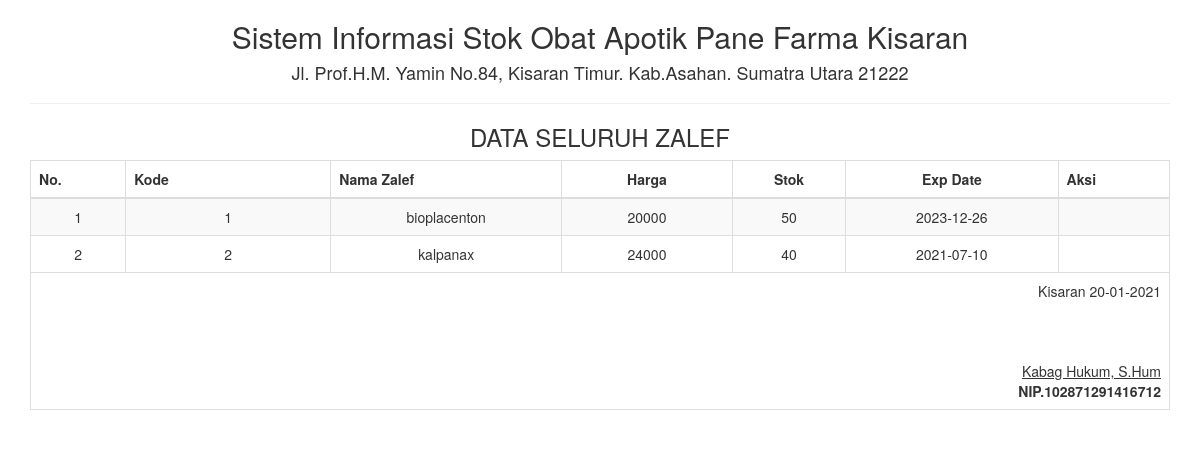
Page /report/zalef_semua.php on the committed database.
### tables this page shows
CREATE TABLE IF NOT EXISTS `tbl_zalef` (
  `kode` int(20) NOT NULL,
  `nama_zalef` varchar(50) NOT NULL,
  `harga` int(20) NOT NULL,
  `stok` int(10) NOT NULL,
  `exp_date` date NOT NULL
);

### report/zalef_semua.php (the view, shortened to what this page needs)
<!DOCTYPE html>
<html>
    <head>
        <link href="../Assets/css/bootstrap.min.css" rel="stylesheet" type="text/css"/>
    </head>
    <body onload="print()">
        <?php
        include '../config/koneksi.php';
        ?>
        <div class="container">
            <div class='row'>
                <div class="col-sm-12">
                    <div class="text-center">
                        <h2>Sistem Informasi Stok Obat Apotik Pane Farma Kisaran </h2>
                        <h4>Jl. Prof.H.M. Yamin No.84, Kisaran Timur. Kab.Asahan. Sumatra Utara 21222</h4>
                        <hr>
                        <h3>DATA SELURUH ZALEF</h3>
                        <table class="table table-bordered table-striped table-hover">
                        <tbody>
                                <thead>
								<tr>
									<th>No.</th><th width="18%">Kode</th><th>Nama Zalef</th><th width="15%"><center>Harga</center></th><th><center>Stok</center></th><th><center>Exp Date</center></th><th>Aksi</th>
								</tr>
								</thead>
							<tbody>
                            <?php
                            $sql = "SELECT * FROM tbl_zalef";
                            $query = mysqli_query($koneksi, $sql) or die("SQL Anda Salah");
                            $nomor = 0;
                            while ($data = mysqli_fetch_array($query)) {
                                $nomor++;
                                ?>
                                <tr>
                                  <td><?= $nomor ?></td>
                                  <td><?= $data['kode'] ?></td>
                                  <td><?= $data['nama_zalef'] ?></td>
                                  <td><?= $data['harga'] ?></td>
                                  <td><?= $data['stok'] ?></td>
                                  <td><?= $data['exp_date'] ?></td>
                                <td>
                            <?php } ?>
							</tbody>
                        </tbody>
                            <tfoot>
                                <tr>
                                    <td colspan="8" class="text-right">
                                        Kisaran  <?= date("d-m-Y") ?>
                                        <br><br><br><br>
                                        <u>Kabag Hukum, S.Hum<strong></u><br>
                                        NIP.102871291416712
									</td>
								</tr>
							</tfoot>
                        </table>
                    </div>
                </div>
            </div>
    </body>
</html>

### rows in the picture
tbl_zalef: kode "1", nama_zalef "bioplacenton", harga "20000", stok "50", exp_date "2023-12-26"
tbl_zalef: kode "2", nama_zalef "kalpanax", harga "24000", stok "40", exp_date "2021-07-10"
